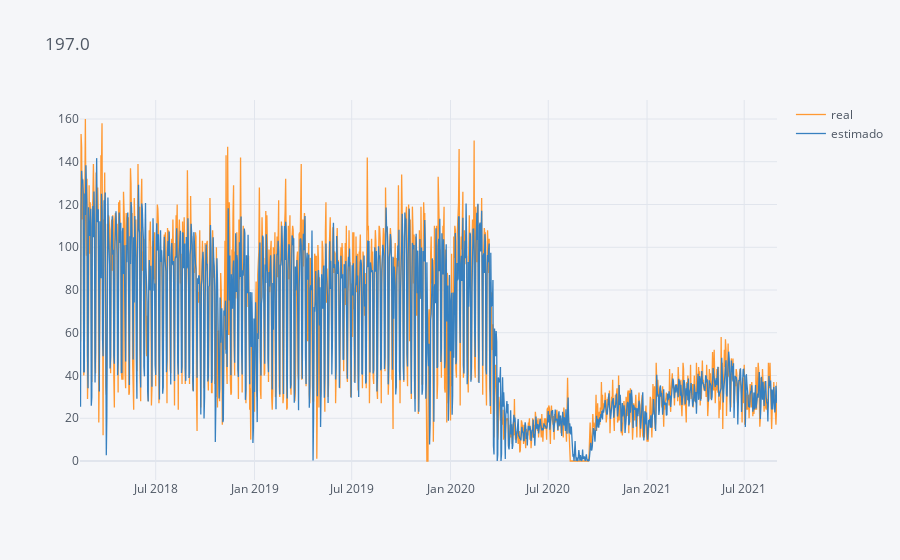
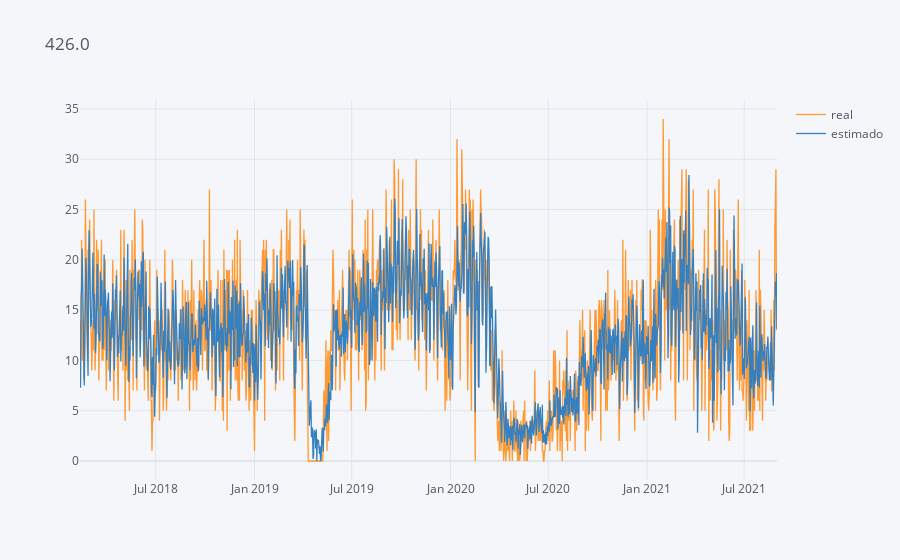
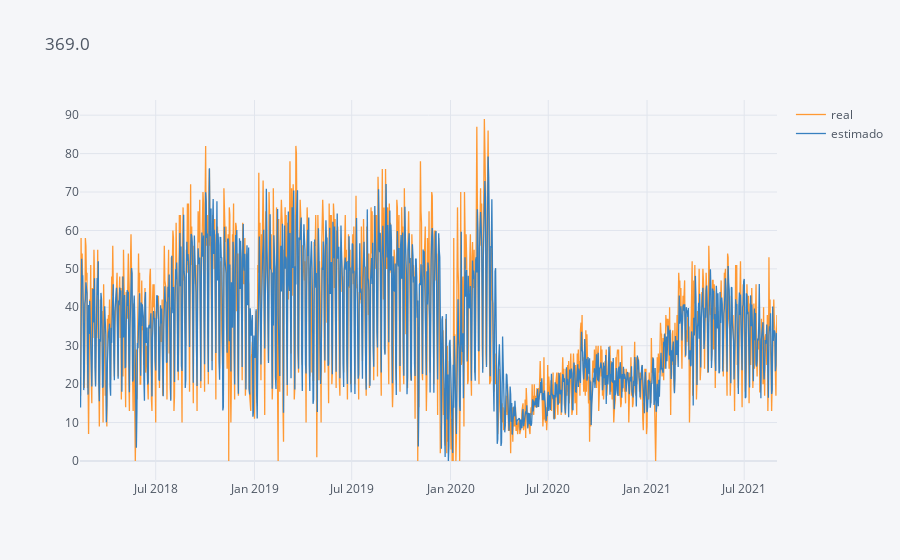
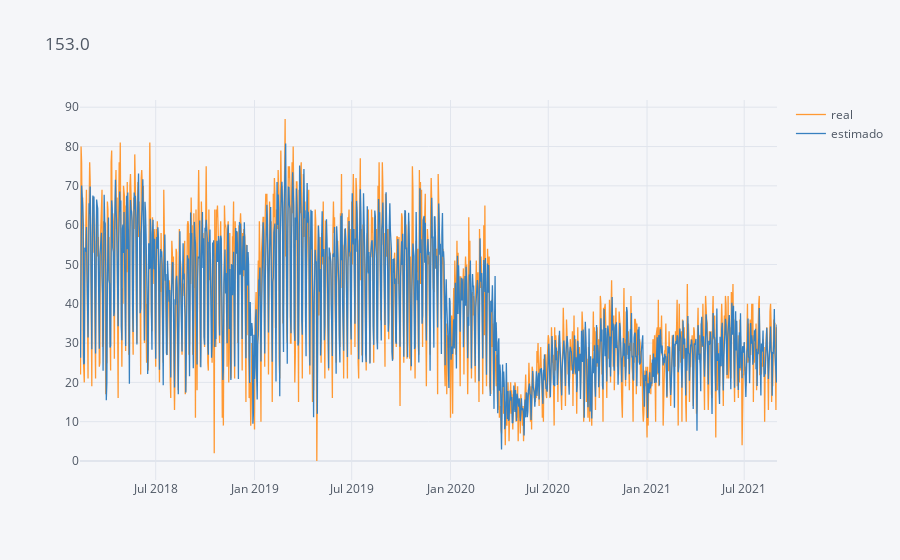

The code cell stored with these charts, in order, in its notebook:
### Markdown cell above
### Real vs estimado

### Code cell
eb.plot_real_vs_est(X, y, model, id_col='Ciclo_Estacion_Retiro')

### Figure 1 — Plotly figure (JSON) as saved in the notebook; plotly's stock layout.template omitted (floating-point values rounded to 4 significant figures; data arrays with more than 128 entries replaced by an {"elided": "..."} marker saying what was removed)
{"data": [{"line": {"color": "rgba(255, 153, 51, 1.0)", "dash": "solid", "shape": "linear", "width": 1.3}, "mode": "lines", "name": "real", "text": "", "type": "scatter", "x": {"elided": "1299 str values"}, "y": {"elided": "1299 int values"}}, {"line": {"color": "rgba(55, 128, 191, 1.0)", "dash": "solid", "shape": "linear", "width": 1.3}, "mode": "lines", "name": "estimado", "text": "", "type": "scatter", "x": {"elided": "1299 str values"}, "y": {"elided": "1299 float values"}}], "layout": {"legend": {"bgcolor": "#F5F6F9", "font": {"color": "#4D5663"}}, "paper_bgcolor": "#F5F6F9", "plot_bgcolor": "#F5F6F9", "title": {"font": {"color": "#4D5663"}, "text": "197.0"}, "xaxis": {"gridcolor": "#E1E5ED", "showgrid": true, "tickfont": {"color": "#4D5663"}, "title": {"font": {"color": "#4D5663"}, "text": ""}, "zerolinecolor": "#E1E5ED"}, "yaxis": {"gridcolor": "#E1E5ED", "showgrid": true, "tickfont": {"color": "#4D5663"}, "title": {"font": {"color": "#4D5663"}, "text": ""}, "zerolinecolor": "#E1E5ED"}}}

### Figure 2 — Plotly figure (JSON) as saved in the notebook; plotly's stock layout.template omitted (floating-point values rounded to 4 significant figures; data arrays with more than 128 entries replaced by an {"elided": "..."} marker saying what was removed)
{"data": [{"line": {"color": "rgba(255, 153, 51, 1.0)", "dash": "solid", "shape": "linear", "width": 1.3}, "mode": "lines", "name": "real", "text": "", "type": "scatter", "x": {"elided": "1299 str values"}, "y": {"elided": "1299 int values"}}, {"line": {"color": "rgba(55, 128, 191, 1.0)", "dash": "solid", "shape": "linear", "width": 1.3}, "mode": "lines", "name": "estimado", "text": "", "type": "scatter", "x": {"elided": "1299 str values"}, "y": {"elided": "1299 float values"}}], "layout": {"legend": {"bgcolor": "#F5F6F9", "font": {"color": "#4D5663"}}, "paper_bgcolor": "#F5F6F9", "plot_bgcolor": "#F5F6F9", "title": {"font": {"color": "#4D5663"}, "text": "426.0"}, "xaxis": {"gridcolor": "#E1E5ED", "showgrid": true, "tickfont": {"color": "#4D5663"}, "title": {"font": {"color": "#4D5663"}, "text": ""}, "zerolinecolor": "#E1E5ED"}, "yaxis": {"gridcolor": "#E1E5ED", "showgrid": true, "tickfont": {"color": "#4D5663"}, "title": {"font": {"color": "#4D5663"}, "text": ""}, "zerolinecolor": "#E1E5ED"}}}

### Figure 3 — Plotly figure (JSON) as saved in the notebook; plotly's stock layout.template omitted (floating-point values rounded to 4 significant figures; data arrays with more than 128 entries replaced by an {"elided": "..."} marker saying what was removed)
{"data": [{"line": {"color": "rgba(255, 153, 51, 1.0)", "dash": "solid", "shape": "linear", "width": 1.3}, "mode": "lines", "name": "real", "text": "", "type": "scatter", "x": {"elided": "1299 str values"}, "y": {"elided": "1299 int values"}}, {"line": {"color": "rgba(55, 128, 191, 1.0)", "dash": "solid", "shape": "linear", "width": 1.3}, "mode": "lines", "name": "estimado", "text": "", "type": "scatter", "x": {"elided": "1299 str values"}, "y": {"elided": "1299 float values"}}], "layout": {"legend": {"bgcolor": "#F5F6F9", "font": {"color": "#4D5663"}}, "paper_bgcolor": "#F5F6F9", "plot_bgcolor": "#F5F6F9", "title": {"font": {"color": "#4D5663"}, "text": "369.0"}, "xaxis": {"gridcolor": "#E1E5ED", "showgrid": true, "tickfont": {"color": "#4D5663"}, "title": {"font": {"color": "#4D5663"}, "text": ""}, "zerolinecolor": "#E1E5ED"}, "yaxis": {"gridcolor": "#E1E5ED", "showgrid": true, "tickfont": {"color": "#4D5663"}, "title": {"font": {"color": "#4D5663"}, "text": ""}, "zerolinecolor": "#E1E5ED"}}}

### Figure 4 — Plotly figure (JSON) as saved in the notebook; plotly's stock layout.template omitted (floating-point values rounded to 4 significant figures; data arrays with more than 128 entries replaced by an {"elided": "..."} marker saying what was removed)
{"data": [{"line": {"color": "rgba(255, 153, 51, 1.0)", "dash": "solid", "shape": "linear", "width": 1.3}, "mode": "lines", "name": "real", "text": "", "type": "scatter", "x": {"elided": "1299 str values"}, "y": {"elided": "1299 int values"}}, {"line": {"color": "rgba(55, 128, 191, 1.0)", "dash": "solid", "shape": "linear", "width": 1.3}, "mode": "lines", "name": "estimado", "text": "", "type": "scatter", "x": {"elided": "1299 str values"}, "y": {"elided": "1299 float values"}}], "layout": {"legend": {"bgcolor": "#F5F6F9", "font": {"color": "#4D5663"}}, "paper_bgcolor": "#F5F6F9", "plot_bgcolor": "#F5F6F9", "title": {"font": {"color": "#4D5663"}, "text": "153.0"}, "xaxis": {"gridcolor": "#E1E5ED", "showgrid": true, "tickfont": {"color": "#4D5663"}, "title": {"font": {"color": "#4D5663"}, "text": ""}, "zerolinecolor": "#E1E5ED"}, "yaxis": {"gridcolor": "#E1E5ED", "showgrid": true, "tickfont": {"color": "#4D5663"}, "title": {"font": {"color": "#4D5663"}, "text": ""}, "zerolinecolor": "#E1E5ED"}}}
